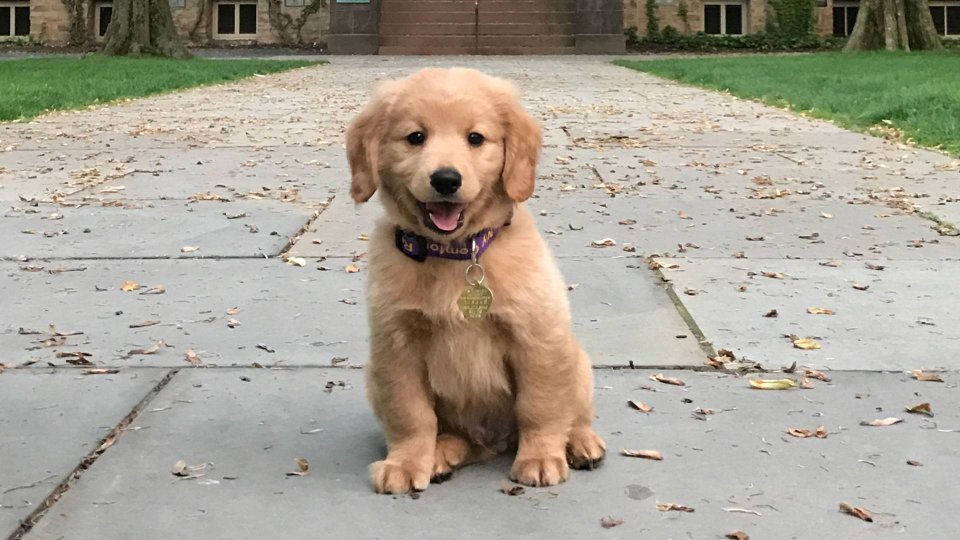
#> input picture machine_learning/mllib/algo/data/dog.jpg, 1920 x 1080 px, found by its file name (shown at 1/2 size)
$ jupyter execute convolution.ipynb
#> lines starting #> are read from the running program, lines starting #| are printed output that depends on the picture
[cell 1]
import numpy as np
from PIL import Image, ImageOps
import matplotlib.pyplot as plt

[cell 2]
def plot_image(img: np.array):
    plt.figure(figsize=(6, 6))
    plt.imshow(img, cmap='gray')

def plot_two_images(img1: np.array, img2: np.array):
    _, ax = plt.subplots(1, 2, figsize=(12, 6))
    ax[0].imshow(img1, cmap='gray')
    ax[1].imshow(img2, cmap='gray')

[cell 3]
img = Image.open('/Users/riaz/Projects/InterviewPrepGuide/machine_learning/mllib/algo/data/dog.jpg')
#> img is the input picture: PIL image 1920x1080 RGB; mean R, G, B 168.1, 162.3, 148.9

img = ImageOps.grayscale(img)
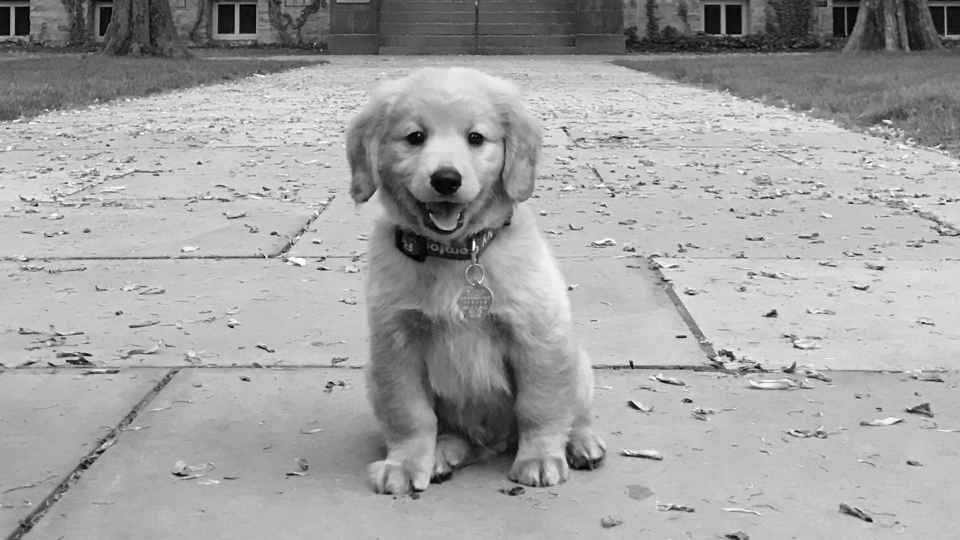
#> img: PIL image 1920x1080 L (shown at 1/2 size); min 0, max 255, mean 162.5
img = img.resize(size=(224, 224))
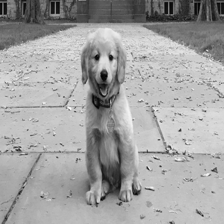
#> img: PIL image 224x224 L; min 1, max 255, mean 162.5
plot_image(img=img)

[cell 4]
#Filter metrics
sharpen = np.array([
    [0, -1, 0],
    [-1, 5, -1],
    [0, -1, 0]
])

blur = np.array([
    [0.0625, 0.125, 0.0625],
    [0.125,  0.25,  0.125],
    [0.0625, 0.125, 0.0625]
])

outline = np.array([
    [-1, -1, -1],
    [-1,  8, -1],
    [-1, -1, -1]
])

[cell 5]
def calculate_target_size(img_size: int, kernel_size: int, padding: int = 0, stride: int = 1) -> int:
    W = img_size
    F = kernel_size
    P = padding
    S = stride
    target_size = (W - F + 2 * P) / S + 1

    return int(target_size)

[cell 6]
## Testing the above code

[cell 7]
# Filter size 3
calculate_target_size(224, 3)

[cell 8]
# Filter size 5
calculate_target_size(224, 5)

[cell 9]
def convolve(img: np.array, kernel: np.array) -> np.array:
    # Assuming a rectangular image
    tgt_size = calculate_target_size(
        img_size=img.shape[0],
        kernel_size=kernel.shape[0]
    )
#> tgt_size = 222
    # To simplify things
    k = kernel.shape[0]

    # 2D array of zeros
    convolved_img = np.zeros(shape=(tgt_size, tgt_size))

    # Iterate over the rows
    for i in range(tgt_size):
        # Iterate over the columns
        for j in range(tgt_size):
            # img[i, j] = individual pixel value
            # Get the current matrix
            mat = img[i:i+k, j:j+k]

            # Apply the convolution - element-wise multiplication and summation of the result
            # Store the result to i-th row and j-th column of our convolved_img array
            convolved_img[i, j] = np.sum(np.multiply(mat, kernel))
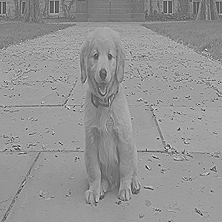
#> convolved_img: shape (222, 222) float64; min -344, max 530, mean 162.8; drawn with min black and max white

    return convolved_img

[cell 10]
img_sharpened = convolve(img=np.array(img), kernel=sharpen)
img_sharpened.shape
#> Out = (222, 222)

[cell 11]
plot_two_images(
    img1=img,
    img2=img_sharpened
)
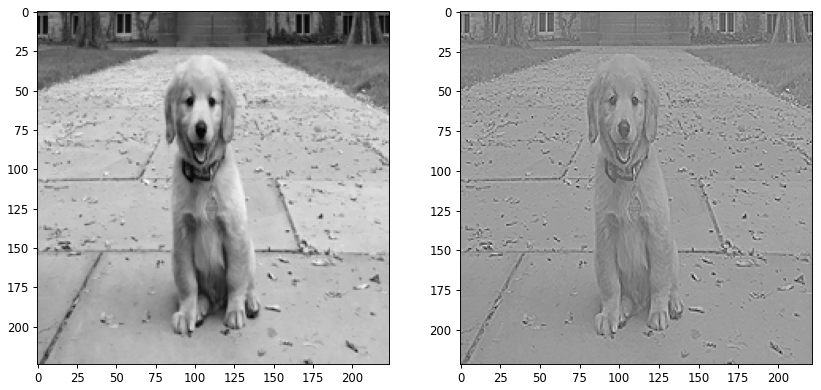
#> figure drawn by matplotlib, 2 panels
